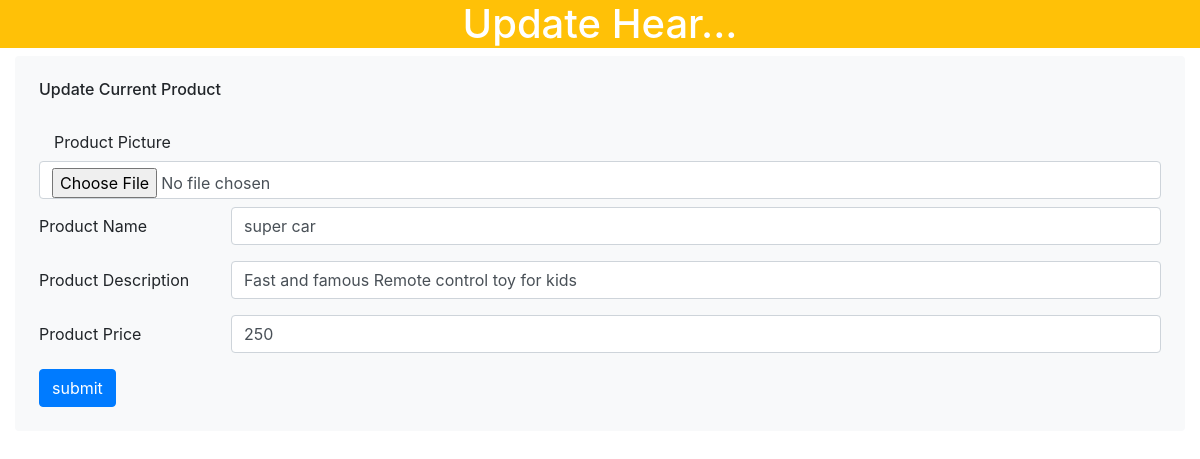
The page /admin/update.php?id=17 on the database its author committed.
### tables this page shows
CREATE TABLE `product` (
  `prod_id` int(11) NOT NULL,
  `item` varchar(255) NOT NULL,
  `desc` text NOT NULL,
  `price` float NOT NULL,
  `picture` varchar(255) NOT NULL
);

### admin/update.php (the view, shortened to what this page needs)
<?php
$con = mysqli_connect("localhost", "root", "", "ecoomerce");
?>
<!DOCTYPE html>
<html lang="en">
<head>
    <link rel="stylesheet" href="https://cdn.jsdelivr.net/npm/bootstrap@4.6.2/dist/css/bootstrap.min.css">
</head>
<body>
    <div class="div">
        <center>
            <h1>Update Hear...</h1>
        </center>
    </div>
    <?php
    if (isset($_GET['id'])) {
        $id = $_GET['id'];
        $sql = "select * from `product` where `prod_id` = '$id'";
        $result = mysqli_query($con, $sql);
        if ($result) {
            $row = mysqli_fetch_assoc($result);
    ?>
            <div class="col-sm-12 col-xl-12">
                <div class="bg-light rounded h-100 p-4">
                    <h6 class="mb-4">Update Current Product</h6>
                    <form action="http://localhost/toys-cart/admin/update.php?id_new=<?php echo $id; ?>" method="POST" enctype="multipart/form-data">
                        <div class=" mb-2">
                            <label for="pimage" class=" col-sm-2 col-form-label">Product Picture</label>
                            <input class="form-control " name="pimage" id="pimage" type="file" value="<?php echo $row['picture']; ?>">
                        </div>
                        <div class="row mb-3">
                            <label for="pname" class="col-sm-2 col-form-label">Product Name</label>
                            <div class="col-sm-10">
                                <input type="text" name="pname" class="form-control" id="pname" value="<?php echo $row['item']; ?>">
                            </div>
                        </div>
                        <div class="row mb-3">
                            <label for="pdesc" class="col-sm-2 col-form-label">Product Description</label>
                            <div class="col-sm-10">
                                <input type="text" name="pdesc" class="form-control" id="pdesc" value="<?php echo $row['desc']; ?>">
                            </div>
                        </div>
                        <div class="row mb-3">
                            <label for="price" class="col-sm-2 col-form-label">Product Price</label>
                            <div class="col-sm-10">
                                <input type="number" name="price" class="form-control" id="price" value="<?php echo $row['price']; ?>">
                            </div>
                        </div>
                        <input type="submit" value="submit" name="submit" class="btn btn-primary">
                    </form>
                </div>
            </div>
    <?php
        }
    }
    ?>
</body>
</html>

### admin/update.php (style rules this page uses)
.div { width: 100%; background: #ffc107; color: white; }

### rows shown on the page
product: pname "super car", pdesc "Fast and famous Remote control toy for kids", price "250"
